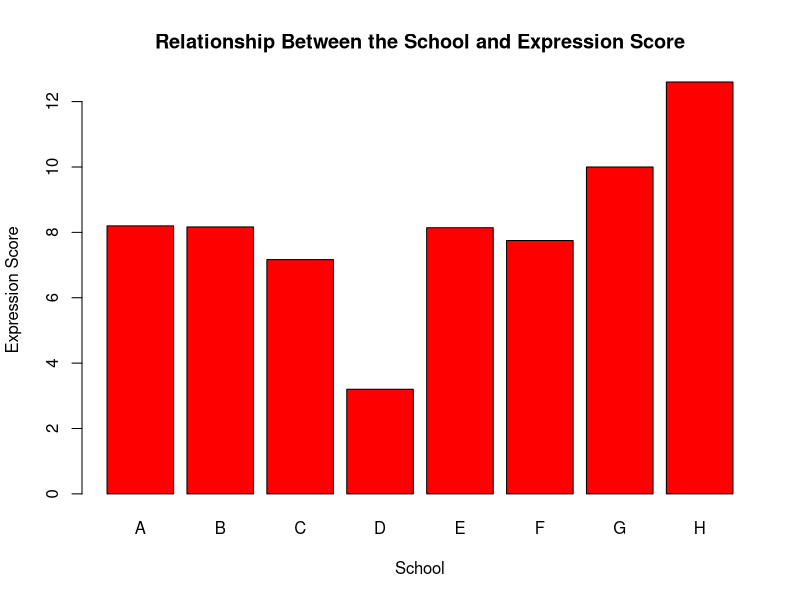
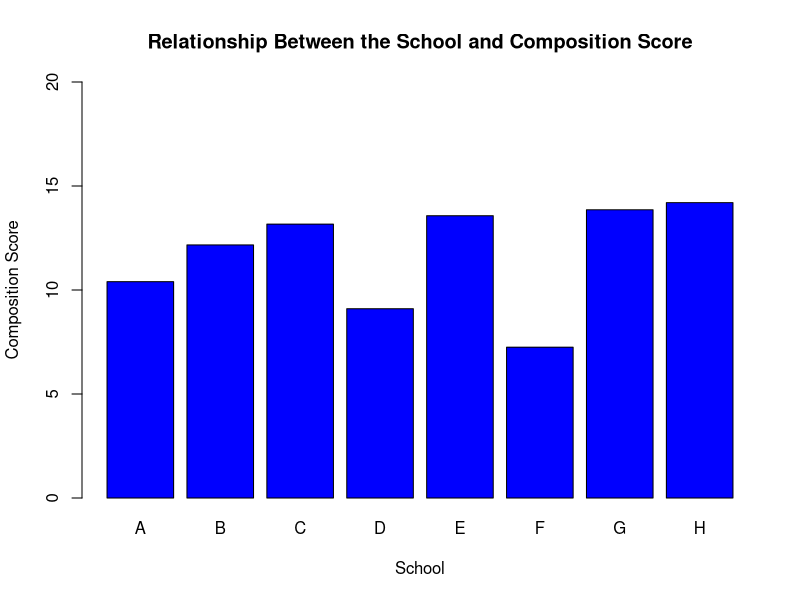

Write the R code that produced these figures, in order.
library(MASS) # Loading MASS package

data('painters') # Loading in the dataframe
View(painters) # Viewing the painters dataframe
ls(painters)  # Viewing the columns of the dataframe

# Question to answer:
# How does the school which a painter belongs affect the scores
# of expression?

pAmeanE <- mean(painters$Expression[1:10]) # mean score of expression for School A
pBmeanE <- mean(painters$Expression[11:16]) # mean score of expression for School B
pCmeanE <- mean(painters$Expression[17:22]) # mean score of expression for School C
pDmeanE <- mean(painters$Expression[23:32]) # mean score of expression for School D
pEmeanE <- mean(painters$Expression[33:39]) # mean score of expression for School E
pFmeanE <- mean(painters$Expression[40:43]) # mean score of expression for School F
pGmeanE <- mean(painters$Expression[44:50]) # mean score of expression for School G
pHmeanE <- mean(painters$Expression[50:54]) # mean score of expression for School H

AllMeanE <- c(pAmeanE, pBmeanE, pCmeanE, pDmeanE, 
             pEmeanE, pFmeanE, pGmeanE, pHmeanE)
# A vector created from all the means

x_name <- c('A', 'B', 'C', 'D', 'E', 'F', 'G', 'H') # Label for the x axis

# Creating a barplot of the data
barplot(AllMeanE, names.arg = x_name,
        main = 'Relationship Between the School and Expression Score',
        xlab = 'School', ylab = 'Expression Score', col = 'Red',
        border = 'Black')

# The data shows that painters from School H had a better average Expression 
# Score than any of the other schools. On the other hand, School D had the worst
# average Expression Score

# Question to answer:
# How does the school which a painter belong affect the score of Composition?

pAmeanC <- mean(painters$Composition[1:10]) # mean score of composition for School A
pBmeanC <- mean(painters$Composition[11:16]) # mean score of composition for School B
pCmeanC <- mean(painters$Composition[17:22]) # mean score of composition for School C
pDmeanC <- mean(painters$Composition[23:32]) # mean score of composition for School D
pEmeanC <- mean(painters$Composition[33:39]) # mean score of composition for School E
pFmeanC <- mean(painters$Composition[40:43]) # mean score of composition for School F
pGmeanC <- mean(painters$Composition[44:50]) # mean score of composition for School G
pHmeanC <- mean(painters$Composition[50:54]) # mean score of composition for School H

AllMeanC <- c(pAmeanC, pBmeanC, pCmeanC, pDmeanC, 
              pEmeanC, pFmeanC, pGmeanC, pHmeanC)
# A vector created from all the means

# Creating a barplot of the data
barplot(AllMeanC, names.arg = x_name, ylim = c(0, 20),
        main = 'Relationship Between the School and Composition Score',
        xlab = 'School', ylab = 'Composition Score', col = 'Blue',
        border = 'Black')

# The data shows that School H once again has the highest average score but now 
# in the Composition category. This time, School F has the lowest average 
# Composition score, but School D is close.